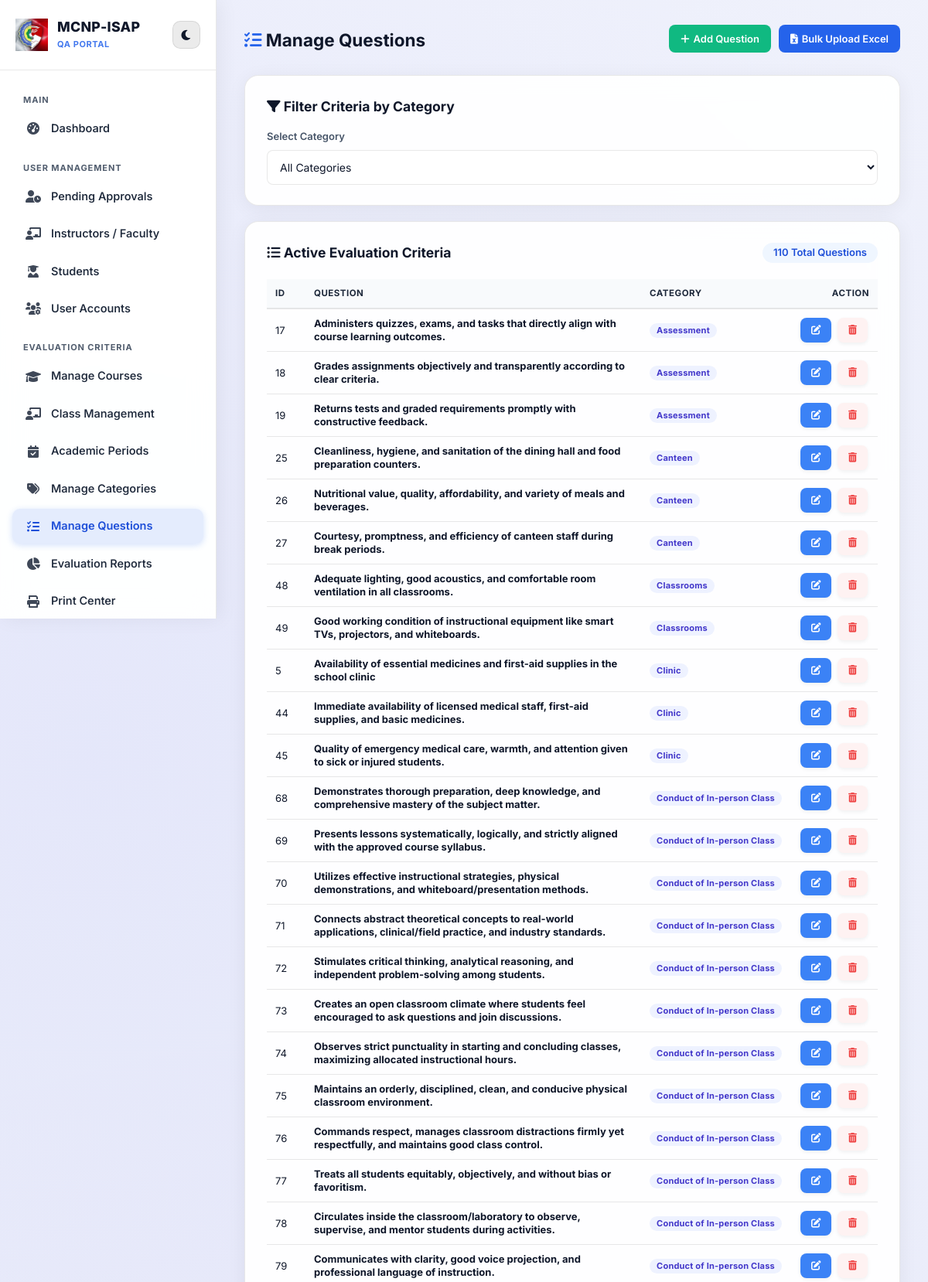
The page /manage_questions.php (signed in, upper part) on the database its author committed.
### tables this page shows
CREATE TABLE `evaluation_questions` (
  `id` int(11) NOT NULL AUTO_INCREMENT,
  `question_text` text NOT NULL,
  `category` varchar(100) DEFAULT 'General',
  PRIMARY KEY (`id`)
);

### manage_questions.php (the view, shortened to what this page needs)
<!DOCTYPE html>
<html>
<head>
    <link rel="stylesheet" href="style.css?v=<?php echo filemtime('style.css'); ?>">
    <link rel="stylesheet" href="https://cdnjs.cloudflare.com/ajax/libs/font-awesome/6.0.0/css/all.min.css">
</head>
<body class="dashboard-body">
    <div class="split-container">
        <?php
        include 'admin_sidebar.php';
        ?>
        <main class="main-content">
            <div style="display:flex; justify-content:space-between; align-items:center; margin-bottom:25px; flex-wrap:wrap; gap:10px;">
                <h2 style="color:var(--text-main); margin:0;">
                    <i class="fas fa-tasks" style="color:var(--accent);"></i> Manage Questions
                </h2>
                <div style="display:flex; gap:10px;">
                    <button type="button" onclick="openAddModal()" class="btn-action" style="background:#10b981; color:white; border:none; padding:10px 15px; border-radius:8px; cursor:pointer; font-weight:600;">
                        <i class="fas fa-plus"></i> Add Question
                    </button>
                    <button type="button" onclick="openBulkModal()" class="btn-action" style="background:var(--accent); color:white; border:none; padding:10px 15px; border-radius:8px; cursor:pointer; font-weight:600;">
                        <i class="fas fa-file-excel"></i> Bulk Upload Excel
                    </button>
                </div>
            </div>
            <div class="card" style="margin-bottom:20px;">
                <h3 style="margin-bottom:15px;"><i class="fas fa-filter"></i> Filter Criteria by Category</h3>
                <form method="GET" style="display:flex; gap:15px; align-items:flex-end;">
                    <div class="input-group" style="flex:1; margin:0;">
                        <div class="input-label">Select Category</div>
                        <select name="filter_category" onchange="this.form.submit()" style="width:100%; padding:12px; border:1px solid var(--border-color); border-radius:8px; background:var(--input-bg); color:var(--text-main);">
                            <option value="">All Categories</option>
                        </select>
                    </div>
                </form>
            </div>
            <div class="card">
                <div style="display:flex; justify-content:space-between; align-items:center; margin-bottom:20px;">
                    <h3 style="margin:0;"><i class="fas fa-list-ul"></i> Active Evaluation Criteria</h3>
                    <span class="category-badge" style="font-size:13px;">
                        <?php
                        $cnt_sql = "SELECT COUNT(*) FROM evaluation_questions";
                        echo $conn->query($cnt_sql)->fetch_row()[0];
                        ?> Total Questions
                    </span>
                </div>
                <div class="table-responsive">
                <table class="table-modern">
                    <thead>
                    <tr>
                        <th style="width:50px;">ID</th>
                        <th>Question</th>
                        <th>Category</th>
                        <th style="text-align:right;">Action</th>
                    </tr>
                    </thead>
                    <tbody>
                    <?php
                    $sql = "SELECT * FROM evaluation_questions";
                    $sql .= " ORDER BY category ASC, id ASC";
                    $res = $conn->query($sql);
                    if ($res && $res->num_rows > 0) {
                        while($row = $res->fetch_assoc()) {
                            echo "<tr>";
                            echo "<td>" . htmlspecialchars($row['id']) . "</td>";
                            echo "<td class='cell-wrap'><strong>" . htmlspecialchars($row['question_text']) . "</strong></td>";
                            echo "<td><span class='category-badge' style='background:#eef2ff; color:#4338ca; font-weight:700;'>" . htmlspecialchars($row['category']) . "</span></td>";
                            echo "<td style='text-align:right; white-space:nowrap;'>
                                    <button type='button' onclick='openEditQuestion(" . htmlspecialchars(json_encode($row), ENT_QUOTES, 'UTF-8') . ")' class='btn-action' style='background:#3b82f6; color:white; border:none; cursor:pointer;' title='Edit Question'>
                                        <i class='fas fa-edit'></i>
                                    </button>
                                    <a href='manage_questions.php?delete=" . htmlspecialchars($row['id']) . "' class='btn-action btn-delete' onclick='return confirm(\"Delete this question?\");' title='Delete Question'>
                                        <i class='fas fa-trash-alt'></i>
                                    </a>
                                  </td>";
                            echo "</tr>";
                        }
                    } else {
                        echo "<tr><td colspan='4' style='text-align:center; padding:30px; color:var(--text-muted);'>No questions found for this category.</td></tr>";
                    }
                    ?>
                    </tbody>
                </table>
                </div>
            </div>
        </main>
    </div>
</body>
</html>

### rows shown on the page
evaluation_questions: id "17", question_text "Administers quizzes, exams, and tasks that directly align with course learning outcomes.", category "Assessment"
evaluation_questions: id "18", question_text "Grades assignments objectively and transparently according to clear criteria.", category "Assessment"
evaluation_questions: id "19", question_text "Returns tests and graded requirements promptly with constructive feedback.", category "Assessment"
evaluation_questions: id "25", question_text "Cleanliness, hygiene, and sanitation of the dining hall and food preparation counters.", category "Canteen"
evaluation_questions: id "26", question_text "Nutritional value, quality, affordability, and variety of meals and beverages.", category "Canteen"
evaluation_questions: id "27", question_text "Courtesy, promptness, and efficiency of canteen staff during break periods.", category "Canteen"
evaluation_questions: id "48", question_text "Adequate lighting, good acoustics, and comfortable room ventilation in all classrooms.", category "Classrooms"
evaluation_questions: id "49", question_text "Good working condition of instructional equipment like smart TVs, projectors, and whiteboards.", category "Classrooms"
evaluation_questions: id "5", question_text "Availability of essential medicines and first-aid supplies in the school clinic", category "Clinic"
evaluation_questions: id "44", question_text "Immediate availability of licensed medical staff, first-aid supplies, and basic medicines.", category "Clinic"
evaluation_questions: id "45", question_text "Quality of emergency medical care, warmth, and attention given to sick or injured students.", category "Clinic"
evaluation_questions: id "68", question_text "Demonstrates thorough preparation, deep knowledge, and comprehensive mastery of the subject matter.", category "Conduct of In-person Class"
evaluation_questions: id "69", question_text "Presents lessons systematically, logically, and strictly aligned with the approved course syllabus.", category "Conduct of In-person Class"
evaluation_questions: id "70", question_text "Utilizes effective instructional strategies, physical demonstrations, and whiteboard/presentation methods.", category "Conduct of In-person Class"
evaluation_questions: id "71", question_text "Connects abstract theoretical concepts to real-world applications, clinical/field practice, and industry standards.", category "Conduct of In-person Class"
evaluation_questions: id "72", question_text "Stimulates critical thinking, analytical reasoning, and independent problem-solving among students.", category "Conduct of In-person Class"
evaluation_questions: id "73", question_text "Creates an open classroom climate where students feel encouraged to ask questions and join discussions.", category "Conduct of In-person Class"
evaluation_questions: id "74", question_text "Observes strict punctuality in starting and concluding classes, maximizing allocated instructional hours.", category "Conduct of In-person Class"
evaluation_questions: id "75", question_text "Maintains an orderly, disciplined, clean, and conducive physical classroom environment.", category "Conduct of In-person Class"
evaluation_questions: id "76", question_text "Commands respect, manages classroom distractions firmly yet respectfully, and maintains good class control.", category "Conduct of In-person Class"
evaluation_questions: id "77", question_text "Treats all students equitably, objectively, and without bias or favoritism.", category "Conduct of In-person Class"
evaluation_questions: id "78", question_text "Circulates inside the classroom/laboratory to observe, supervise, and mentor students during activities.", category "Conduct of In-person Class"
evaluation_questions: id "79", question_text "Communicates with clarity, good voice projection, and professional language of instruction.", category "Conduct of In-person Class"

### other values the page prints
$label "Dashboard Pending Approvals Instructors / Faculty Students User Accounts Manage Courses Class Management Academic Periods Manage Categories Manage Questions Evaluation Reports Print Center"
$conn->query($cnt_sql)->fetch_row()[0] "110"
